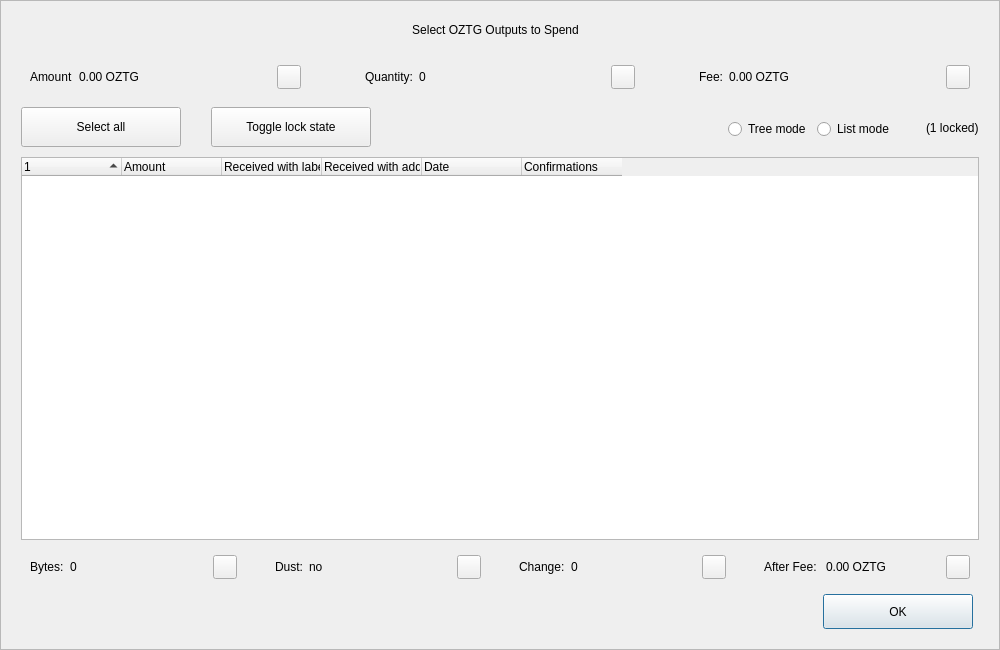
<?xml version="1.0" encoding="UTF-8"?>
<ui version="4.0">
 <class>CoinControlDialog</class>
 <widget class="QDialog" name="CoinControlDialog">
  <property name="geometry">
   <rect>
    <x>0</x>
    <y>0</y>
    <width>1000</width>
    <height>650</height>
   </rect>
  </property>
  <property name="minimumSize">
   <size>
    <width>950</width>
    <height>650</height>
   </size>
  </property>
  <property name="windowTitle">
   <string>Coin Selection</string>
  </property>
  <property name="styleSheet">
   <string notr="true"/>
  </property>
  <layout class="QVBoxLayout" name="verticalLayout">
   <property name="spacing">
    <number>0</number>
   </property>
   <property name="leftMargin">
    <number>0</number>
   </property>
   <property name="topMargin">
    <number>0</number>
   </property>
   <property name="rightMargin">
    <number>0</number>
   </property>
   <property name="bottomMargin">
    <number>0</number>
   </property>
   <item>
    <widget class="QFrame" name="frameContainer">
     <property name="toolTipDuration">
      <number>0</number>
     </property>
     <property name="frameShape">
      <enum>QFrame::StyledPanel</enum>
     </property>
     <property name="frameShadow">
      <enum>QFrame::Raised</enum>
     </property>
     <layout class="QVBoxLayout" name="verticalLayout_2">
      <property name="leftMargin">
       <number>0</number>
      </property>
      <property name="rightMargin">
       <number>0</number>
      </property>
      <property name="bottomMargin">
       <number>20</number>
      </property>
      <item>
       <layout class="QHBoxLayout" name="horizontalLayout_12">
        <property name="spacing">
         <number>0</number>
        </property>
        <property name="leftMargin">
         <number>20</number>
        </property>
        <property name="rightMargin">
         <number>30</number>
        </property>
        <item>
         <spacer name="horizontalSpacer_4">
          <property name="orientation">
           <enum>Qt::Horizontal</enum>
          </property>
          <property name="sizeHint" stdset="0">
           <size>
            <width>40</width>
            <height>20</height>
           </size>
          </property>
         </spacer>
        </item>
        <item>
         <widget class="QLabel" name="labelTitle">
          <property name="minimumSize">
           <size>
            <width>0</width>
            <height>40</height>
           </size>
          </property>
          <property name="maximumSize">
           <size>
            <width>16777215</width>
            <height>40</height>
           </size>
          </property>
          <property name="text">
           <string>Select OZTG Outputs to Spend</string>
          </property>
          <property name="alignment">
           <set>Qt::AlignCenter</set>
          </property>
          <property name="margin">
           <number>7</number>
          </property>
         </widget>
        </item>
        <item>
         <spacer name="horizontalSpacer_5">
          <property name="orientation">
           <enum>Qt::Horizontal</enum>
          </property>
          <property name="sizeHint" stdset="0">
           <size>
            <width>40</width>
            <height>20</height>
           </size>
          </property>
         </spacer>
        </item>
       </layout>
      </item>
      <item>
       <layout class="QHBoxLayout" name="horizontalLayout_8">
        <property name="leftMargin">
         <number>20</number>
        </property>
        <property name="rightMargin">
         <number>20</number>
        </property>
        <item>
         <widget class="QWidget" name="layoutAmount" native="true">
          <layout class="QHBoxLayout" name="horizontalLayout_9" stretch="0,1,0">
           <item>
            <widget class="QLabel" name="labelCoinControlAmountText">
             <property name="text">
              <string>Amount</string>
             </property>
            </widget>
           </item>
           <item>
            <widget class="QLabel" name="labelCoinControlAmount">
             <property name="text">
              <string>0.00 OZTG</string>
             </property>
            </widget>
           </item>
           <item alignment="Qt::AlignHCenter|Qt::AlignVCenter">
            <widget class="QPushButton" name="pushButtonAmount">
             <property name="minimumSize">
              <size>
               <width>0</width>
               <height>24</height>
              </size>
             </property>
             <property name="maximumSize">
              <size>
               <width>24</width>
               <height>26</height>
              </size>
             </property>
             <property name="focusPolicy">
              <enum>Qt::NoFocus</enum>
             </property>
             <property name="styleSheet">
              <string notr="true">padding-bottom:2px;
padding-right:4px;</string>
             </property>
             <property name="text">
              <string/>
             </property>
            </widget>
           </item>
          </layout>
         </widget>
        </item>
        <item>
         <spacer name="horizontalSpacer_2">
          <property name="orientation">
           <enum>Qt::Horizontal</enum>
          </property>
          <property name="sizeType">
           <enum>QSizePolicy::Fixed</enum>
          </property>
          <property name="sizeHint" stdset="0">
           <size>
            <width>40</width>
            <height>20</height>
           </size>
          </property>
         </spacer>
        </item>
        <item>
         <widget class="QWidget" name="layoutQuantity" native="true">
          <layout class="QHBoxLayout" name="horizontalLayout_10" stretch="0,1,0">
           <item>
            <widget class="QLabel" name="labelCoinControlQuantityText">
             <property name="text">
              <string>Quantity:</string>
             </property>
            </widget>
           </item>
           <item>
            <widget class="QLabel" name="labelCoinControlQuantity">
             <property name="text">
              <string>0</string>
             </property>
            </widget>
           </item>
           <item alignment="Qt::AlignHCenter|Qt::AlignVCenter">
            <widget class="QPushButton" name="pushButtonQuantity">
             <property name="minimumSize">
              <size>
               <width>0</width>
               <height>24</height>
              </size>
             </property>
             <property name="maximumSize">
              <size>
               <width>24</width>
               <height>26</height>
              </size>
             </property>
             <property name="focusPolicy">
              <enum>Qt::NoFocus</enum>
             </property>
             <property name="styleSheet">
              <string notr="true">padding-bottom:2px;
               padding-right:4px;</string>
             </property>
             <property name="text">
              <string/>
             </property>
            </widget>
           </item>
          </layout>
         </widget>
        </item>
        <item>
         <spacer name="horizontalSpacer_22">
          <property name="orientation">
           <enum>Qt::Horizontal</enum>
          </property>
          <property name="sizeType">
           <enum>QSizePolicy::Fixed</enum>
          </property>
          <property name="sizeHint" stdset="0">
           <size>
            <width>40</width>
            <height>20</height>
           </size>
          </property>
         </spacer>
        </item>
        <item>
         <widget class="QWidget" name="layoutFee" native="true">
          <layout class="QHBoxLayout" name="horizontalLayout_11" stretch="0,1,0">
           <item>
            <widget class="QLabel" name="labelCoinControlFeeText">
             <property name="text">
              <string>Fee:</string>
             </property>
            </widget>
           </item>
           <item>
            <widget class="QLabel" name="labelCoinControlFee">
             <property name="text">
              <string>0.00 OZTG</string>
             </property>
            </widget>
           </item>
           <item alignment="Qt::AlignHCenter|Qt::AlignVCenter">
            <widget class="QPushButton" name="pushButtonFee">
             <property name="minimumSize">
              <size>
               <width>0</width>
               <height>24</height>
              </size>
             </property>
             <property name="maximumSize">
              <size>
               <width>24</width>
               <height>26</height>
              </size>
             </property>
             <property name="focusPolicy">
              <enum>Qt::NoFocus</enum>
             </property>
             <property name="styleSheet">
              <string notr="true">padding-bottom:2px;
               padding-right:4px;</string>
             </property>
             <property name="text">
              <string/>
             </property>
            </widget>
           </item>
          </layout>
         </widget>
        </item>
       </layout>
      </item>
      <item>
       <widget class="QFrame" name="frame">
        <property name="minimumSize">
         <size>
          <width>0</width>
          <height>40</height>
         </size>
        </property>
        <property name="styleSheet">
         <string notr="true">#frame {
	border:0;
}</string>
        </property>
        <property name="frameShape">
         <enum>QFrame::StyledPanel</enum>
        </property>
        <property name="frameShadow">
         <enum>QFrame::Sunken</enum>
        </property>
        <layout class="QHBoxLayout" name="horizontalLayout">
         <property name="spacing">
          <number>0</number>
         </property>
         <property name="leftMargin">
          <number>20</number>
         </property>
         <property name="topMargin">
          <number>0</number>
         </property>
         <property name="rightMargin">
          <number>20</number>
         </property>
         <property name="bottomMargin">
          <number>0</number>
         </property>
         <item>
          <layout class="QHBoxLayout" name="horizontalLayoutPanel" stretch="0,0,0,0,0,0">
           <property name="spacing">
            <number>20</number>
           </property>
           <item>
            <widget class="QPushButton" name="pushButtonSelectAll">
             <property name="sizePolicy">
              <sizepolicy hsizetype="Maximum" vsizetype="Fixed">
               <horstretch>0</horstretch>
               <verstretch>0</verstretch>
              </sizepolicy>
             </property>
             <property name="minimumSize">
              <size>
               <width>160</width>
               <height>40</height>
              </size>
             </property>
             <property name="maximumSize">
              <size>
               <width>16777215</width>
               <height>40</height>
              </size>
             </property>
             <property name="text">
              <string>Select all</string>
             </property>
             <property name="checkable">
              <bool>true</bool>
             </property>
             <property name="checked">
              <bool>false</bool>
             </property>
             <property name="autoExclusive">
              <bool>false</bool>
             </property>
             <property name="autoDefault">
              <bool>false</bool>
             </property>
            </widget>
           </item>
           <item>
            <spacer name="horizontalSpacer_6">
             <property name="orientation">
              <enum>Qt::Horizontal</enum>
             </property>
             <property name="sizeType">
              <enum>QSizePolicy::Fixed</enum>
             </property>
             <property name="sizeHint" stdset="0">
              <size>
               <width>10</width>
               <height>20</height>
              </size>
             </property>
            </spacer>
           </item>
           <item>
            <widget class="QPushButton" name="pushButtonToggleLock">
             <property name="sizePolicy">
              <sizepolicy hsizetype="Maximum" vsizetype="Fixed">
               <horstretch>0</horstretch>
               <verstretch>0</verstretch>
              </sizepolicy>
             </property>
             <property name="minimumSize">
              <size>
               <width>160</width>
               <height>40</height>
              </size>
             </property>
             <property name="maximumSize">
              <size>
               <width>16777215</width>
               <height>40</height>
              </size>
             </property>
             <property name="text">
              <string>Toggle lock state</string>
             </property>
             <property name="checkable">
              <bool>true</bool>
             </property>
             <property name="autoExclusive">
              <bool>false</bool>
             </property>
             <property name="autoDefault">
              <bool>false</bool>
             </property>
            </widget>
           </item>
           <item>
            <spacer name="horizontalSpacer_7">
             <property name="orientation">
              <enum>Qt::Horizontal</enum>
             </property>
             <property name="sizeType">
              <enum>QSizePolicy::Expanding</enum>
             </property>
             <property name="sizeHint" stdset="0">
              <size>
               <width>30</width>
               <height>20</height>
              </size>
             </property>
            </spacer>
           </item>
           <item alignment="Qt::AlignRight">
            <widget class="QGroupBox" name="groupBox_2">
             <property name="styleSheet">
              <string notr="true">#groupBox_2 {
    background-color:transparent;
    border-radius:0;
}</string>
             </property>
             <property name="title">
              <string/>
             </property>
             <layout class="QHBoxLayout" name="horizontalLayout_14">
              <item>
               <widget class="QRadioButton" name="radioTreeMode">
                <property name="sizePolicy">
                 <sizepolicy hsizetype="Maximum" vsizetype="Fixed">
                  <horstretch>0</horstretch>
                  <verstretch>0</verstretch>
                 </sizepolicy>
                </property>
                <property name="text">
                 <string>Tree mode</string>
                </property>
               </widget>
              </item>
              <item>
               <widget class="QRadioButton" name="radioListMode">
                <property name="sizePolicy">
                 <sizepolicy hsizetype="Maximum" vsizetype="Fixed">
                  <horstretch>0</horstretch>
                  <verstretch>0</verstretch>
                 </sizepolicy>
                </property>
                <property name="text">
                 <string>List mode</string>
                </property>
                <property name="checked">
                 <bool>false</bool>
                </property>
               </widget>
              </item>
             </layout>
            </widget>
           </item>
           <item>
            <widget class="QLabel" name="labelLocked">
             <property name="text">
              <string>(1 locked)</string>
             </property>
            </widget>
           </item>
          </layout>
         </item>
        </layout>
       </widget>
      </item>
      <item>
       <layout class="QHBoxLayout" name="horizontalLayout_13">
        <property name="leftMargin">
         <number>20</number>
        </property>
        <property name="rightMargin">
         <number>20</number>
        </property>
        <item>
         <widget class="CoinControlTreeWidget" name="treeWidget">
          <property name="contextMenuPolicy">
           <enum>Qt::CustomContextMenu</enum>
          </property>
          <property name="styleSheet">
           <string notr="true"/>
          </property>
          <property name="sortingEnabled">
           <bool>false</bool>
          </property>
          <property name="columnCount">
           <number>6</number>
          </property>
          <attribute name="headerShowSortIndicator" stdset="0">
           <bool>true</bool>
          </attribute>
          <attribute name="headerStretchLastSection">
           <bool>false</bool>
          </attribute>
          <column>
           <property name="text">
            <string/>
           </property>
          </column>
          <column>
           <property name="text">
            <string>Amount</string>
           </property>
          </column>
          <column>
           <property name="text">
            <string>Received with label</string>
           </property>
          </column>
          <column>
           <property name="text">
            <string>Received with address</string>
           </property>
          </column>
          <column>
           <property name="text">
            <string>Date</string>
           </property>
          </column>
          <column>
           <property name="text">
            <string>Confirmations</string>
           </property>
           <property name="toolTip">
            <string>Confirmed</string>
           </property>
          </column>
         </widget>
        </item>
       </layout>
      </item>
      <item>
       <layout class="QHBoxLayout" name="horizontalLayout_3">
        <property name="spacing">
         <number>20</number>
        </property>
        <property name="leftMargin">
         <number>20</number>
        </property>
        <property name="rightMargin">
         <number>20</number>
        </property>
        <item>
         <widget class="QWidget" name="layoutBytes" native="true">
          <layout class="QHBoxLayout" name="horizontalLayout_4" stretch="0,1,0">
           <item>
            <widget class="QLabel" name="labelCoinControlBytesText">
             <property name="text">
              <string>Bytes:</string>
             </property>
            </widget>
           </item>
           <item>
            <widget class="QLabel" name="labelCoinControlBytes">
             <property name="text">
              <string>0</string>
             </property>
            </widget>
           </item>
           <item alignment="Qt::AlignHCenter|Qt::AlignVCenter">
            <widget class="QPushButton" name="pushButtonBytes">
             <property name="minimumSize">
              <size>
               <width>0</width>
               <height>24</height>
              </size>
             </property>
             <property name="maximumSize">
              <size>
               <width>24</width>
               <height>26</height>
              </size>
             </property>
             <property name="focusPolicy">
              <enum>Qt::NoFocus</enum>
             </property>
             <property name="styleSheet">
              <string notr="true">padding-bottom:2px;
               padding-right:4px;</string>
             </property>
             <property name="text">
              <string/>
             </property>
            </widget>
           </item>
          </layout>
         </widget>
        </item>
        <item>
         <widget class="QWidget" name="layoutDust" native="true">
          <layout class="QHBoxLayout" name="horizontalLayout_5" stretch="0,1,0">
           <item>
            <widget class="QLabel" name="labelCoinControlLowOutputText">
             <property name="text">
              <string>Dust:</string>
             </property>
            </widget>
           </item>
           <item>
            <widget class="QLabel" name="labelCoinControlLowOutput">
             <property name="text">
              <string>no</string>
             </property>
            </widget>
           </item>
           <item alignment="Qt::AlignHCenter|Qt::AlignVCenter">
            <widget class="QPushButton" name="pushButtonDust">
             <property name="minimumSize">
              <size>
               <width>0</width>
               <height>24</height>
              </size>
             </property>
             <property name="maximumSize">
              <size>
               <width>24</width>
               <height>26</height>
              </size>
             </property>
             <property name="focusPolicy">
              <enum>Qt::NoFocus</enum>
             </property>
             <property name="styleSheet">
              <string notr="true">padding-bottom:2px;
               padding-right:4px;</string>
             </property>
             <property name="text">
              <string/>
             </property>
            </widget>
           </item>
          </layout>
         </widget>
        </item>
        <item>
         <widget class="QWidget" name="layoutChange" native="true">
          <layout class="QHBoxLayout" name="horizontalLayout_6" stretch="0,1,0">
           <item>
            <widget class="QLabel" name="labelCoinControlChangeText">
             <property name="text">
              <string>Change:</string>
             </property>
            </widget>
           </item>
           <item>
            <widget class="QLabel" name="labelCoinControlChange">
             <property name="text">
              <string>0</string>
             </property>
            </widget>
           </item>
           <item alignment="Qt::AlignHCenter|Qt::AlignVCenter">
            <widget class="QPushButton" name="pushButtonChange">
             <property name="minimumSize">
              <size>
               <width>0</width>
               <height>24</height>
              </size>
             </property>
             <property name="maximumSize">
              <size>
               <width>24</width>
               <height>26</height>
              </size>
             </property>
             <property name="focusPolicy">
              <enum>Qt::NoFocus</enum>
             </property>
             <property name="styleSheet">
              <string notr="true">padding-bottom:2px;
               padding-right:4px;</string>
             </property>
             <property name="text">
              <string/>
             </property>
            </widget>
           </item>
          </layout>
         </widget>
        </item>
        <item>
         <widget class="QWidget" name="layoutAfter" native="true">
          <layout class="QHBoxLayout" name="horizontalLayout_7" stretch="0,1,0">
           <item>
            <widget class="QLabel" name="labelCoinControlAfterFeeText">
             <property name="text">
              <string>After Fee: </string>
             </property>
            </widget>
           </item>
           <item>
            <widget class="QLabel" name="labelCoinControlAfterFee">
             <property name="text">
              <string>0.00 OZTG</string>
             </property>
            </widget>
           </item>
           <item alignment="Qt::AlignHCenter|Qt::AlignVCenter">
            <widget class="QPushButton" name="pushButtonAlterFee">
             <property name="minimumSize">
              <size>
               <width>0</width>
               <height>24</height>
              </size>
             </property>
             <property name="maximumSize">
              <size>
               <width>24</width>
               <height>26</height>
              </size>
             </property>
             <property name="focusPolicy">
              <enum>Qt::NoFocus</enum>
             </property>
             <property name="styleSheet">
              <string notr="true">padding-bottom:2px;
               padding-right:4px;</string>
             </property>
             <property name="text">
              <string/>
             </property>
            </widget>
           </item>
          </layout>
         </widget>
        </item>
       </layout>
      </item>
      <item>
       <layout class="QHBoxLayout" name="horizontalLayout_2">
        <property name="spacing">
         <number>0</number>
        </property>
        <property name="leftMargin">
         <number>20</number>
        </property>
        <property name="rightMargin">
         <number>26</number>
        </property>
        <item>
         <spacer name="horizontalSpacer_3">
          <property name="orientation">
           <enum>Qt::Horizontal</enum>
          </property>
          <property name="sizeHint" stdset="0">
           <size>
            <width>558</width>
            <height>20</height>
           </size>
          </property>
         </spacer>
        </item>
        <item>
         <widget class="QPushButton" name="pushButtonOk">
          <property name="minimumSize">
           <size>
            <width>150</width>
            <height>35</height>
           </size>
          </property>
          <property name="text">
           <string>OK</string>
          </property>
         </widget>
        </item>
       </layout>
      </item>
     </layout>
    </widget>
   </item>
  </layout>
 </widget>
 <customwidgets>
  <customwidget>
   <class>CoinControlTreeWidget</class>
   <extends>QTreeWidget</extends>
   <header>coincontroltreewidget.h</header>
  </customwidget>
 </customwidgets>
 <resources/>
 <connections/>
</ui>
